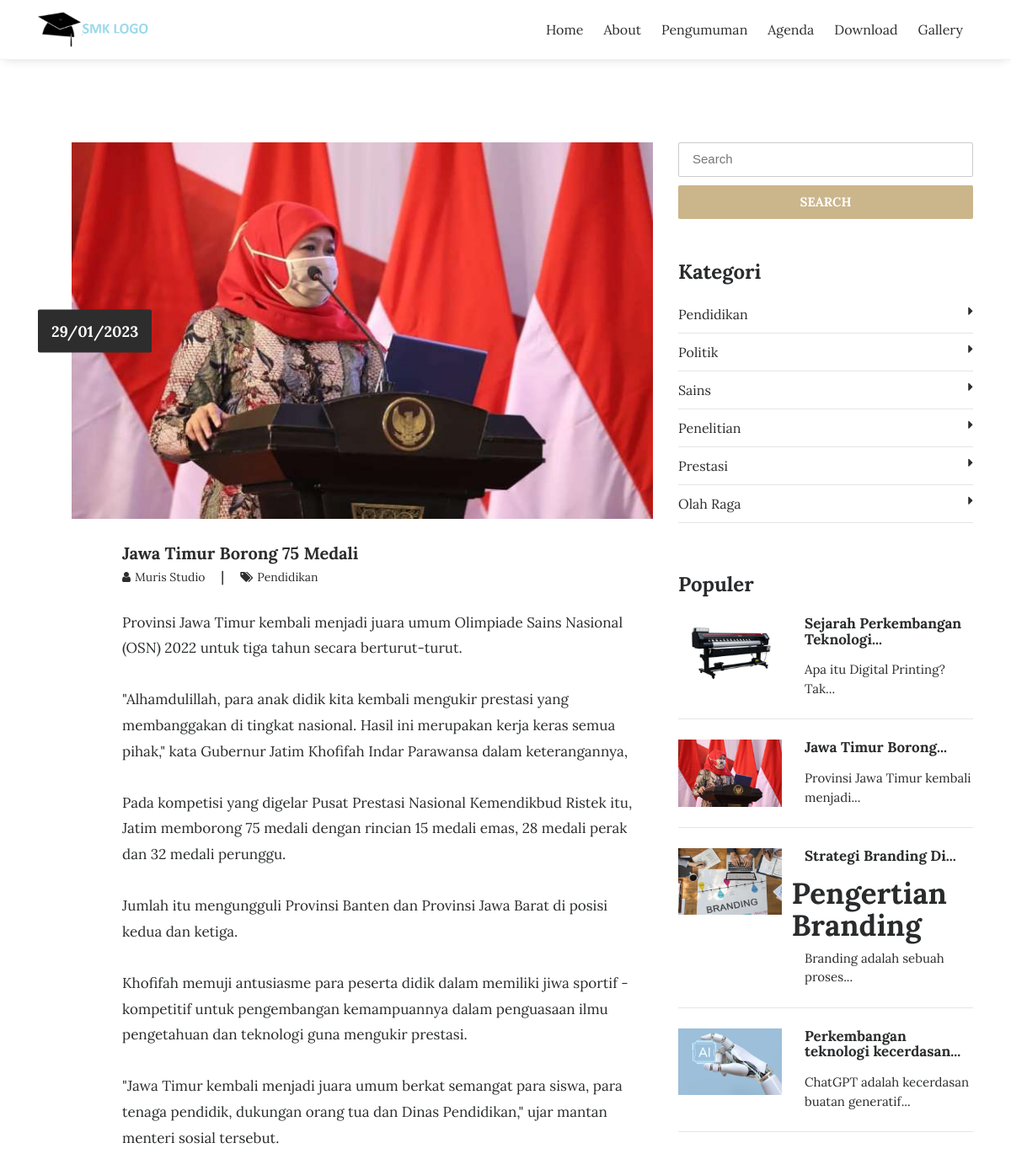
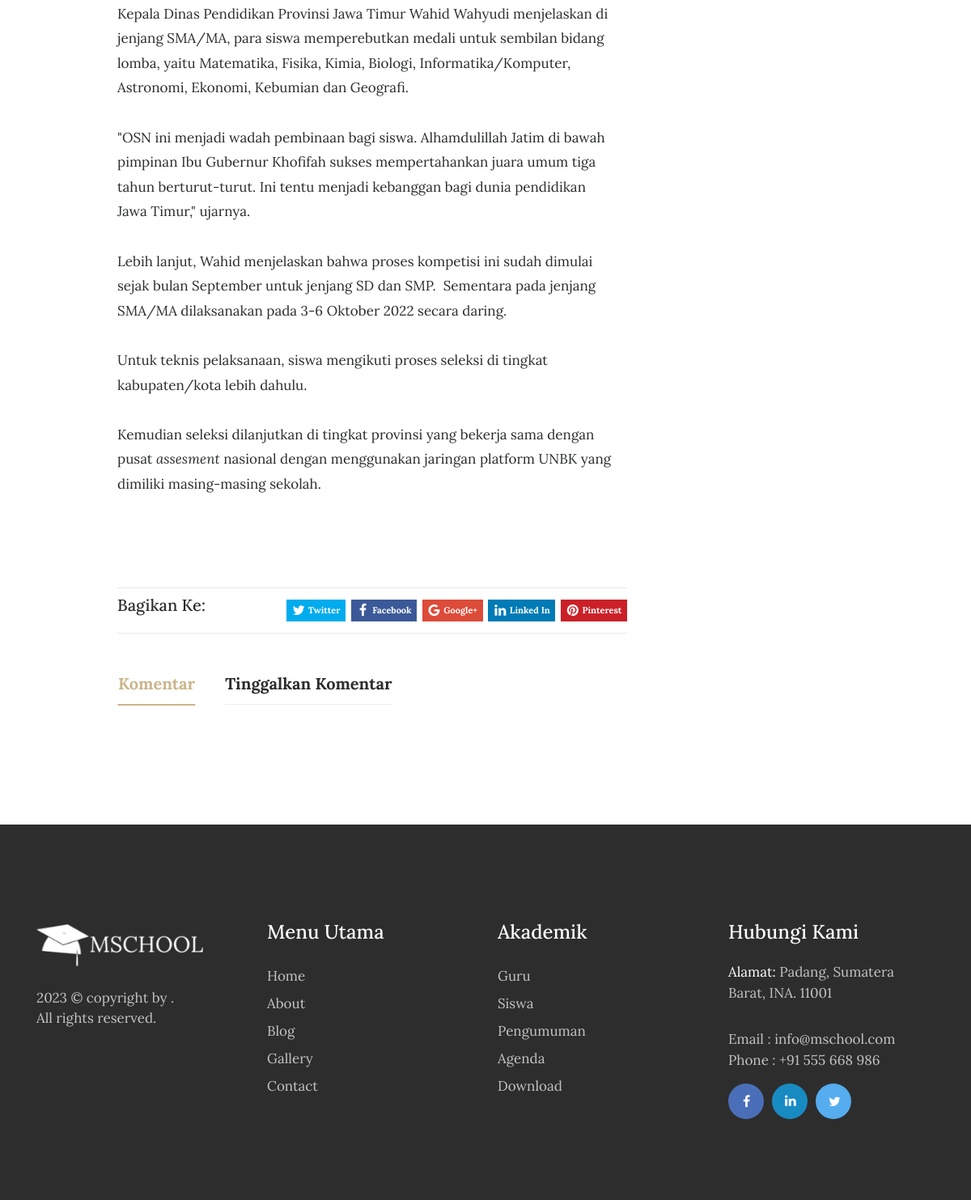
Screenshot of /artikel/jawa-timur-borong-75-medali with the database file from the repository (2 pictures, top to bottom).
### tables this page shows
CREATE TABLE `tbl_tulisan` (
  `tulisan_id` int(11) NOT NULL,
  `tulisan_judul` varchar(100) DEFAULT NULL,
  `tulisan_isi` text DEFAULT NULL,
  `tulisan_tanggal` timestamp NULL DEFAULT current_timestamp(),
  `tulisan_kategori_id` int(11) DEFAULT NULL,
  `tulisan_kategori_nama` varchar(30) DEFAULT NULL,
  `tulisan_views` int(11) DEFAULT 0,
  `tulisan_gambar` varchar(40) DEFAULT NULL,
  `tulisan_pengguna_id` int(11) DEFAULT NULL,
  `tulisan_author` varchar(40) DEFAULT NULL,
  `tulisan_img_slider` int(2) NOT NULL DEFAULT 0,
  `tulisan_slug` varchar(200) DEFAULT NULL
);

CREATE TABLE `tbl_kategori` (
  `kategori_id` int(11) NOT NULL,
  `kategori_nama` varchar(30) DEFAULT NULL,
  `kategori_tanggal` timestamp NULL DEFAULT current_timestamp()
);

### application/controllers/Blog.php (called while the page is built, shortened)
<?php
class Blog extends CI_Controller{
	function __construct(){
		$this->load->model('m_tulisan');
		$this->load->model('m_pengunjung');
	}
	function detail($slugs){
		$slug=htmlspecialchars($slugs,ENT_QUOTES);
		$query = $this->db->get_where('tbl_tulisan', array('tulisan_slug' => $slug));
		if($query->num_rows() > 0){
			$b=$query->row_array();
			$kode=$b['tulisan_id'];
			$this->db->query("UPDATE tbl_tulisan SET tulisan_views=tulisan_views+1 WHERE tulisan_id='$kode'");
			$data=$this->m_tulisan->get_berita_by_kode($kode);
			$row=$data->row_array();
			$x['id']=$row['tulisan_id'];
			$x['title']=$row['tulisan_judul'];
			$x['image']=$row['tulisan_gambar'];
			$x['blog'] =$row['tulisan_isi'];
			$x['tanggal']=$row['tanggal'];
			$x['author']=$row['tulisan_author'];
			$x['kategori']=$row['tulisan_kategori_nama'];
			$x['slug']=$row['tulisan_slug'];
			$x['show_komentar']=$this->m_tulisan->show_komentar_by_tulisan_id($kode);
			$x['category']=$this->db->get('tbl_kategori');
			$x['populer']=$this->db->query("SELECT * FROM tbl_tulisan ORDER BY tulisan_views DESC LIMIT 5");
			$this->load->view('depan/v_blog_detail',$x);
		}else{
			redirect('artikel');
		}
	}
}

### index.php (called while the page is built, shortened)
<?php
require_once BASEPATH.'core/CodeIgniter.php';

### application/models/M_tulisan.php (called while the page is built, shortened)
<?php
class M_tulisan extends CI_Model{
	function get_berita_by_kode($kode){
		$hsl=$this->db->query("SELECT tbl_tulisan.*,DATE_FORMAT(tulisan_tanggal,'%d/%m/%Y') AS tanggal FROM tbl_tulisan where tulisan_id='$kode'");
		return $hsl;
	}
}

### application/views/depan/v_blog_detail.php (the view, shortened to what this page needs)
<!DOCTYPE html>
<html lang="en">
<head>
    <?php
        function limit_words($string, $word_limit){
            $words = explode(" ",$string);
            return implode(" ",array_splice($words,0,$word_limit));
        }
    ?>
    <link rel="stylesheet" href="<?php echo base_url().'theme/css/bootstrap.min.css'?>">
    <link rel="stylesheet" href="<?php echo base_url().'theme/css/font-awesome.min.css'?>">
    <link rel="stylesheet" href="<?php echo base_url().'theme/css/simple-line-icons.css'?>">
    <link rel="stylesheet" href="<?php echo base_url().'theme/css/owl.carousel.min.css'?>">
    <link href="<?php echo base_url().'theme/css/style.css'?>" rel="stylesheet">
    <link href="<?php echo base_url().'theme/css/jssocials.css'?>" rel="stylesheet">
    <link href="<?php echo base_url().'theme/css/jssocials-theme-flat.css'?>" rel="stylesheet">
</head>
<body>
  <div data-toggle="affix" style="border-bottom:solid 1px #f2f2f2;">
      <div class="container nav-menu2">
          <div class="row">
              <div class="col-md-12">
                  <nav class="navbar navbar2 navbar-toggleable-md navbar-light bg-faded">
                      <a href="<?php echo site_url('');?>" class="navbar-brand nav-brand2"><img class="img img-responsive" width="200px;" src="<?php echo base_url().'theme/images/logo-dark.png'?>"></a>
                      <div class="collapse navbar-collapse justify-content-end" id="navbarNavDropdown">
                      <ul class="navbar-nav">
                                <li class="nav-item">
                                    <a class="nav-link" href="<?php echo site_url('');?>">Home</a>
                                </li>
                                <li class="nav-item">
                                    <a class="nav-link" href="<?php echo site_url('about');?>">About</a>
                                </li>
                                <li class="nav-item">
                                    <a class="nav-link" href="<?php echo site_url('pengumuman');?>">Pengumuman</a>
                                </li>
                                <li class="nav-item">
                                    <a class="nav-link" href="<?php echo site_url('agenda');?>">Agenda</a>
                                </li>
                                <li class="nav-item">
                                    <a class="nav-link" href="<?php echo site_url('download');?>">Download</a>
                                </li>
                                <li class="nav-item">
                                    <a class="nav-link" href="<?php echo site_url('galeri');?>">Gallery</a>
                                </li>
                        </ul>
                  </div>
                </nav>
              </div>
            </div>
          </div>
        </div>
<section class="blog-wrap">
    <div class="container">
        <div class="row">
            <div class="col-md-8">
                <div class="blog-img_block">
                    <img src="<?php echo base_url().'assets/images/'.$image?>" class="img-fluid" alt="blog-img">
                    <div class="blog-date">
                        <span><?php echo $tanggal;?></span>
                    </div>
                </div>
                <div class="blog-tiltle_block">
                    <h4><a href="<?php echo site_url('artikel/'.$slug);?>"><?php echo $title;?></a></h4>
                    <h6> <a href="#"><i class="fa fa-user" aria-hidden="true"></i><span><?php echo $author;?></span> </a>  |   <a href="#"><i class="fa fa-tags" aria-hidden="true"></i><span><?php echo $kategori;?></span></a></h6>
                    <?php echo $blog;?>
                </div>
                <div class="blog-tiltle_block">
                    <div class="blog-icons">
                        <div class="blog-share_block">
                          <div class="pull-left"><h5>Bagikan Ke:</h5></div>
                          <div class="sharePopup"></div>
                        </div>
                    </div>
                    <ul class="nav nav-tabs blogpost-tab-wrap" role="tablist">
                        <li class="nav-item blogpost-nav-tab">
                            <a class="nav-link active" data-toggle="tab" href="#comments" role="tab">Komentar</a>
                        </li>
                        <li class="nav-item blogpost-nav-tab">
                            <a class="nav-link" data-toggle="tab" href="#write-comment" role="tab">Tinggalkan Komentar</a>
                        </li>
                    </ul>
                    <div class="clearfix"></div>
                </div>
            </div>
            <div class="col-md-4">
              <form action="<?php echo site_url('blog/search');?>" method="get">
                  <input type="text" name="keyword" placeholder="Search" class="blog-search" required>
                  <button type="submit" class="btn btn-warning btn-blogsearch">SEARCH</button>
              </form>
                <div class="blog-category_block">
                    <h3>Kategori</h3>
                    <ul>
                      <?php foreach ($category->result() as $row) : ?>
                        <li><a href="<?php echo site_url('blog/kategori/'.str_replace(" ","-",$row->kategori_nama));?>"><?php echo $row->kategori_nama;?><i class="fa fa-caret-right" aria-hidden="true"></i></a></li>
                      <?php endforeach;?>
                    </ul>
                </div>
                <div class="blog-featured_post">
                    <h3>Populer</h3>
                  <?php foreach ($populer->result() as $row) :?>
                    <div class="blog-featured-img_block">
                        <img width="35%" src="<?php echo base_url().'assets/images/'.$row->tulisan_gambar;?>" class="img-fluid" alt="blog-featured-img">
                        <h5><a href="<?php echo site_url('artikel/'.$row->tulisan_slug);?>"><?php echo limit_words($row->tulisan_judul,3).'...';?></a></h5>
                        <p><?php echo limit_words($row->tulisan_isi,5).'...';?></p>
                    </div>
                    <hr>
                  <?php endforeach;?>
                </div>
            </div>
        </div>
    </div>
</section>
<footer>
    <div class="container">
        <div class="row">
            <div class="col-md-3">
                <div class="foot-logo">
                    <a href="<?php echo site_url();?>">
                        <img src="<?php echo base_url().'theme/images/logo-white.png'?>" class="img-fluid" alt="footer_logo">
                    </a>
                    <p><?php echo date('Y');?> © copyright by <a href="" target="_blank"></a>. <br>All rights reserved.</p>
                    </div>
                </div>
                <div class="col-md-3">
                    <div class="sitemap">
                        <h3>Menu Utama</h3>
                        <ul>
                            <li><a href="<?php echo site_url();?>">Home</a></li>
                            <li><a href="<?php echo site_url('about');?>">About</a></li>
                            <li><a href="<?php echo site_url('artikel');?>">Blog </a></li>
                            <li><a href="<?php echo site_url('galeri');?>">Gallery</a></li>
                            <li><a href="<?php echo site_url('contact');?>">Contact</a></li>
                        </ul>
                    </div>
                </div>
                <div class="col-md-3">
                  <div class="sitemap">
                      <h3>Akademik</h3>
                      <ul>
                          <li><a href="<?php echo site_url('guru');?>">Guru</a></li>
                          <li><a href="<?php echo site_url('siswa');?>">Siswa </a></li>
                          <li><a href="<?php echo site_url('pengumuman');?>">Pengumuman</a></li>
                          <li><a href="<?php echo site_url('agenda');?>">Agenda</a></li>
                          <li><a href="<?php echo site_url('download');?>">Download</a></li>
                      </ul>
                  </div>
                </div>
                <div class="col-md-3">
                    <div class="address">
                        <h3>Hubungi Kami</h3>
                        <p><span>Alamat: </span> Padang, Sumatera Barat, INA. 11001</p>
                        <p>Email : info@mschool.com
                            <br> Phone : +91 555 668 986</p>
                            <ul class="footer-social-icons">
                                <li><a href="#"><i class="fa fa-facebook fa-fb" aria-hidden="true"></i></a></li>
                                <li><a href="#"><i class="fa fa-linkedin fa-in" aria-hidden="true"></i></a></li>
                                <li><a href="#"><i class="fa fa-twitter fa-tw" aria-hidden="true"></i></a></li>
                            </ul>
                        </div>
                    </div>
                </div>
            </div>
        </footer>
    </body>
    </html>

### application/views/depan/v_blog_detail.php (style rules this page uses)
.sharePopup { font-size: 11px; }

### rows the page displays
tbl_tulisan: tulisan_gambar (picture), tulisan_judul "Jawa Timur Borong 75 Medali", tulisan_author "Muris Studio", tulisan_kategori_nama "Pendidikan", tulisan_isi "Provinsi Jawa Timur kembali menjadi juara umum Olimpiade Sains Nasional (OSN) 2022 untuk tiga tahun secara berturut-turut. \"Alhamdulillah, para anak didik kita kembali mengukir prestasi yang membanggakan di tingkat nasional. Hasil ini merupakan kerja keras semua pihak,\" kata Gubernur Jatim Khofifah Indar Parawansa dalam keterangannya, Pada kompetisi yang digelar Pusat Prestasi Nasional Kemendikbud Ristek itu, Jatim memborong 75 medali dengan rincian 15 medali emas, 28 medali perak dan 32 medali perunggu. Jumlah itu mengungguli Provinsi Banten dan Provinsi Jawa Barat di posisi kedua dan ketiga. Khofifah memuji antusiasme para peserta didik dalam memiliki jiwa sportif - kompetitif untuk…", tulisan_judul "Jawa Timur Borong", tulisan_isi "Provinsi Jawa Timur kembali menjadi"
tbl_kategori: kategori_nama "Pendidikan"
tbl_kategori: kategori_nama "Politik"
tbl_kategori: kategori_nama "Sains"
tbl_kategori: kategori_nama "Penelitian"
tbl_kategori: kategori_nama "Prestasi"
tbl_kategori: kategori_nama "Olah Raga"
tbl_tulisan: tulisan_gambar (picture), tulisan_judul "Sejarah Perkembangan Teknologi", tulisan_isi "Apa itu Digital Printing? Tak"
tbl_tulisan: tulisan_gambar (picture), tulisan_judul "Strategi Branding Di", tulisan_isi "Pengertian Branding Branding adalah sebuah proses"
tbl_tulisan: tulisan_gambar (picture), tulisan_judul "Perkembangan teknologi kecerdasan", tulisan_isi "ChatGPT adalah kecerdasan buatan generatif"

### other values shown
$tanggal "29/01/2023"
